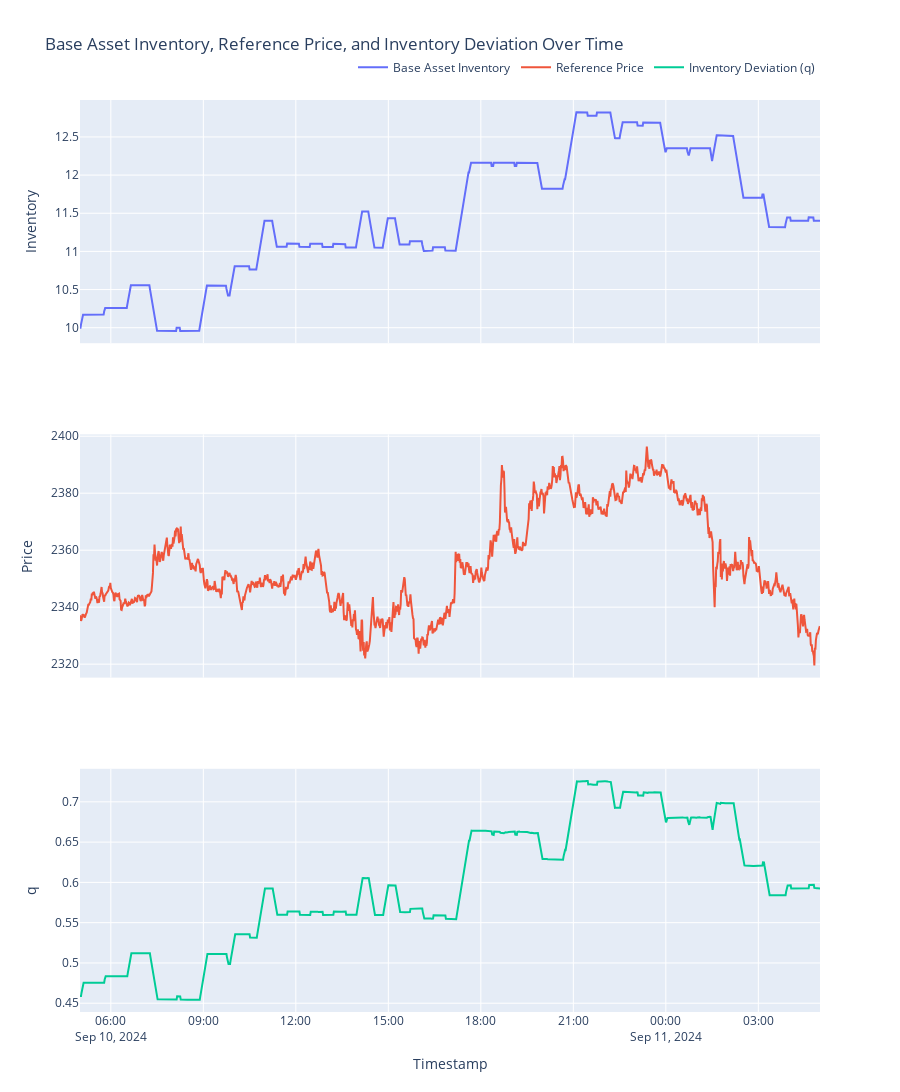

Here is the notebook cell this chart was saved with:
### Code cell
# Convert timestamp to datetime
df['timestamp'] = pd.to_datetime(df['timestamp'], unit='s')

# Create subplots: 3 rows, 1 column
fig = make_subplots(rows=3, cols=1, shared_xaxes=True, vertical_spacing=0.1)

# Add trace for base asset inventory
fig.add_trace(
    go.Scatter(
        x=df['timestamp'],
        y=df['base_balance'],
        mode='lines',
        name='Base Asset Inventory'
    ),
    row=1, col=1
)

# Add trace for reference price
fig.add_trace(
    go.Scatter(
        x=df['timestamp'],
        y=df['reference_price'],
        mode='lines',
        name='Reference Price'
    ),
    row=2, col=1
)

# Add trace for q (inventory deviation)
fig.add_trace(
    go.Scatter(
        x=df['timestamp'],
        y=df['q'],
        mode='lines',
        name='Inventory Deviation (q)'
    ),
    row=3, col=1
)

# Update layout
fig.update_layout(
    height=1200,  # Increase height to accommodate three charts
    title_text='Base Asset Inventory, Reference Price, and Inventory Deviation Over Time',
    legend=dict(orientation="h", yanchor="bottom", y=1.02, xanchor="right", x=1)
)

# Update y-axis labels
fig.update_yaxes(title_text="Inventory", row=1, col=1)
fig.update_yaxes(title_text="Price", row=2, col=1)
fig.update_yaxes(title_text="q", row=3, col=1)

# Update x-axis label (only for the bottom subplot)
fig.update_xaxes(title_text="Timestamp", row=3, col=1)

# Show the plot
fig.show()

### Figure 1 — Plotly figure (JSON) as saved in the notebook; plotly's stock layout.template omitted (floating-point values rounded to 4 significant figures; data arrays with more than 128 entries replaced by an {"elided": "..."} marker saying what was removed)
{"data": [{"mode": "lines", "name": "Base Asset Inventory", "type": "scatter", "x": {"elided": "1441 str values"}, "xaxis": "x", "y": {"elided": "1441 float values"}, "yaxis": "y"}, {"mode": "lines", "name": "Reference Price", "type": "scatter", "x": {"elided": "1441 str values"}, "xaxis": "x2", "y": {"elided": "1441 float values"}, "yaxis": "y2"}, {"mode": "lines", "name": "Inventory Deviation (q)", "type": "scatter", "x": {"elided": "1441 str values"}, "xaxis": "x3", "y": {"elided": "1441 float values"}, "yaxis": "y3"}], "layout": {"height": 1200, "legend": {"orientation": "h", "x": 1, "xanchor": "right", "y": 1.02, "yanchor": "bottom"}, "title": {"text": "Base Asset Inventory, Reference Price, and Inventory Deviation Over Time"}, "xaxis": {"anchor": "y", "domain": [0, 1], "matches": "x3", "showticklabels": false}, "xaxis2": {"anchor": "y2", "domain": [0, 1], "matches": "x3", "showticklabels": false}, "xaxis3": {"anchor": "y3", "domain": [0, 1], "title": {"text": "Timestamp"}}, "yaxis": {"anchor": "x", "domain": [0.7333, 1], "title": {"text": "Inventory"}}, "yaxis2": {"anchor": "x2", "domain": [0.3667, 0.6333], "title": {"text": "Price"}}, "yaxis3": {"anchor": "x3", "domain": [0, 0.2667], "title": {"text": "q"}}}}
